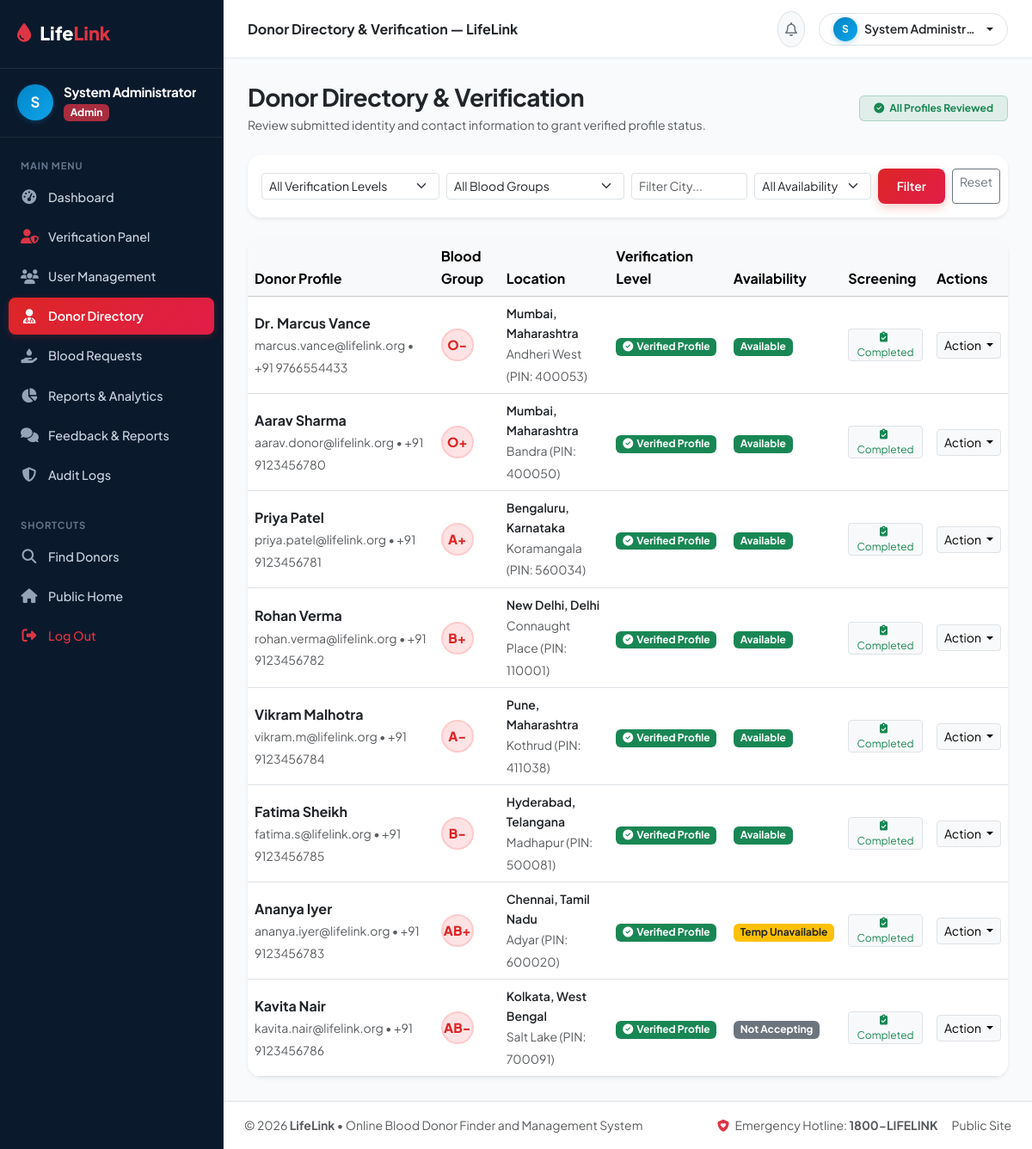
/admin/donors.php (signed in), run on the app's committed database.
### tables this page shows
CREATE TABLE IF NOT EXISTS `donors` (
  `donor_id` INT AUTO_INCREMENT PRIMARY KEY,
  `user_id` INT UNIQUE NOT NULL,
  `blood_group` ENUM('A+', 'A-', 'B+', 'B-', 'AB+', 'AB-', 'O+', 'O-') NOT NULL,
  `date_of_birth` DATE NULL,
  `gender` ENUM('Male', 'Female', 'Other') DEFAULT 'Male',
  `state` VARCHAR(100) NOT NULL,
  `city` VARCHAR(100) NOT NULL,
  `area` VARCHAR(100) NULL,
  `pin_code` VARCHAR(20) NOT NULL,
  `availability` ENUM('Available', 'Temporarily Unavailable', 'Not Accepting Requests') DEFAULT 'Available',
  `last_donation_date` DATE NULL,
  `profile_description` TEXT NULL,
  `badges` VARCHAR(255) DEFAULT 'First Donation',
  `hide_phone` TINYINT(1) DEFAULT 0,
  `screening_completed` TINYINT(1) DEFAULT 0,
  `screening_answers` TEXT NULL,
  `screening_date` TIMESTAMP NULL,
  `verification_notes` TEXT NULL,
  `created_at` TIMESTAMP DEFAULT CURRENT_TIMESTAMP,
  `updated_at` TIMESTAMP DEFAULT CURRENT_TIMESTAMP ON UPDATE CURRENT_TIMESTAMP,
  CONSTRAINT `fk_donors_user` FOREIGN KEY (`user_id`) REFERENCES `users` (`user_id`) ON DELETE CASCADE
);

CREATE TABLE IF NOT EXISTS `users` (
  `user_id` INT AUTO_INCREMENT PRIMARY KEY,
  `full_name` VARCHAR(100) NOT NULL,
  `email` VARCHAR(100) UNIQUE NOT NULL,
  `phone` VARCHAR(20) NOT NULL,
  `password` VARCHAR(255) NOT NULL,
  `role` ENUM('donor', 'requester', 'admin') NOT NULL DEFAULT 'donor',
  `account_status` ENUM('active', 'deactivated', 'suspended') DEFAULT 'active',
  `verification_status` ENUM('unverified', 'pending', 'verified', 'rejected') DEFAULT 'pending',
  `created_at` TIMESTAMP DEFAULT CURRENT_TIMESTAMP,
  `updated_at` TIMESTAMP DEFAULT CURRENT_TIMESTAMP ON UPDATE CURRENT_TIMESTAMP
);

### admin/donors.php (the view, shortened to what this page needs)
<?php
require_once __DIR__ . '/../includes/functions.php';
require_once __DIR__ . '/../includes/auth.php';
$city = trim($_GET['city'] ?? '');
$sql = "SELECT d.*, u.full_name, u.email, u.phone, u.verification_status, u.account_status,
        (SELECT COUNT(*) FROM donations dn WHERE dn.donor_id = d.donor_id AND dn.verification_status = 'Verified') as total_donations
        FROM donors d
        JOIN users u ON d.user_id = u.user_id
        WHERE 1=1";
$params = [];
$sql .= " ORDER BY (u.verification_status = 'pending') DESC, (d.availability = 'Available') DESC, d.created_at DESC";
$stmt = $db->prepare($sql);
$stmt->execute($params);
$donors = $stmt->fetchAll();
$pendingCount = 0;
try {
    $pendingCount = (int)$db->query("SELECT COUNT(*) FROM users WHERE role = 'donor' AND verification_status = 'pending'")->fetchColumn();
} catch (Exception $e) {}
require_once __DIR__ . '/../includes/header.php';
?>
<div class="dashboard-layout">
    <?php require_once __DIR__ . '/../includes/dashboard_sidebar.php'; ?>
    <div class="dashboard-main">
        <?php require_once __DIR__ . '/../includes/dashboard_topbar.php'; ?>
        <div class="dashboard-body">
            <div class="d-flex flex-wrap justify-content-between align-items-center mb-4">
                <div>
                    <h3 class="fw-bold mb-1 text-dark">Donor Directory & Verification</h3>
                    <p class="text-muted small mb-0">
                        Review submitted identity and contact information to grant verified profile status.
                    </p>
                </div>
                <div>
                    <?php if ($pendingCount > 0): ?>
                        <a href="?verification=pending" class="btn btn-warning btn-sm text-dark fw-bold">
                            <i class="fa-solid fa-clock me-1"></i> <?= $pendingCount ?> Pending Review
                        </a>
                    <?php else: ?>
                        <span class="badge bg-success bg-opacity-10 text-success border border-success border-opacity-25 px-3 py-2">
                            <i class="fa-solid fa-circle-check me-1"></i> All Profiles Reviewed
                        </span>
                    <?php endif; ?>
                </div>
            </div>
            <div class="card border-0 shadow-sm rounded-4 p-3 bg-white mb-4">
                <form method="GET" action="" class="row g-2 align-items-center">
                    <div class="col-md-3">
                        <select name="verification" class="form-select form-select-sm">
                            <option value="">All Verification Levels</option>
                        </select>
                    </div>
                    <div class="col-md-3">
                        <select name="blood_group" class="form-select form-select-sm">
                            <option value="">All Blood Groups</option>
                        </select>
                    </div>
                    <div class="col-md-2">
                        <input type="text" name="city" class="form-control form-control-sm" placeholder="Filter City..." value="<?= htmlspecialchars($city) ?>">
                    </div>
                    <div class="col-md-2">
                        <select name="availability" class="form-select form-select-sm">
                            <option value="">All Availability</option>
                        </select>
                    </div>
                    <div class="col-md-2 d-flex gap-2">
                        <button type="submit" class="btn btn-lifelink-red btn-sm flex-grow-1">Filter</button>
                        <a href="<?= BASE_URL ?>/admin/donors.php" class="btn btn-outline-secondary btn-sm">Reset</a>
                    </div>
                </form>
            </div>
            <div class="card border-0 shadow-sm rounded-4 bg-white overflow-hidden">
                <div class="table-responsive">
                    <table class="table table-hover align-middle mb-0">
                        <thead class="table-light">
                            <tr>
                                <th>Donor Profile</th>
                                <th>Blood Group</th>
                                <th>Location</th>
                                <th>Verification Level</th>
                                <th>Availability</th>
                                <th>Screening</th>
                                <th>Actions</th>
                            </tr>
                        </thead>
                        <tbody>
                            <?php if (empty($donors)): ?>
                                <tr>
                                    <td colspan="7" class="text-center py-5 text-muted">No donors found matching criteria.</td>
                                </tr>
                            <?php else: ?>
                                <?php foreach ($donors as $d): ?>
                                    <tr class="<?= $d['verification_status'] === 'pending' ? 'table-warning table-opacity-10' : '' ?>">
                                        <td>
                                            <strong class="d-block text-dark"><?= htmlspecialchars($d['full_name']) ?></strong>
                                            <small class="text-muted"><?= htmlspecialchars($d['email']) ?> &bull; <?= htmlspecialchars($d['phone']) ?></small>
                                        </td>
                                        <td>
                                            <span class="blood-badge" style="width: 38px; height: 38px; font-size: 0.95rem;"><?= htmlspecialchars($d['blood_group']) ?></span>
                                        </td>
                                        <td>
                                            <small class="d-block text-dark fw-semibold"><?= htmlspecialchars($d['city']) ?>, <?= htmlspecialchars($d['state']) ?></small>
                                            <small class="text-muted"><?= htmlspecialchars($d['area'] ?? '') ?> (PIN: <?= htmlspecialchars($d['pin_code']) ?>)</small>
                                        </td>
                                        <td>
                                            <?= getVerificationBadge($d['verification_status']) ?>
                                        </td>
                                        <td>
                                            <?php if ($d['availability'] === 'Available'): ?>
                                                <span class="badge bg-success">Available</span>
                                            <?php elseif ($d['availability'] === 'Temporarily Unavailable'): ?>
                                                <span class="badge bg-warning text-dark">Temp Unavailable</span>
                                            <?php else: ?>
                                                <span class="badge bg-secondary">Not Accepting</span>
                                            <?php endif; ?>
                                        </td>
                                        <td>
                                            <?php if (!empty($d['screening_completed'])): ?>
                                                <button type="button" class="btn btn-light btn-sm border text-success py-0 px-2" data-bs-toggle="modal" data-bs-target="#screeningModal<?= $d['donor_id'] ?>" style="font-size: 0.75rem;">
                                                    <i class="fa-solid fa-clipboard-check me-1"></i>Completed
                                                </button>
                                            <?php else: ?>
                                                <span class="badge bg-light text-muted border" style="font-size: 0.75rem;">Pending</span>
                                            <?php endif; ?>
                                        </td>
                                        <td>
                                            <div class="dropdown">
                                                <button class="btn btn-light btn-sm border dropdown-toggle" type="button" data-bs-toggle="dropdown">
                                                    Action
                                                </button>
                                            </div>
                                        </td>
                                    </tr>
                                <?php endforeach; ?>
                            <?php endif; ?>
                        </tbody>
                    </table>
                </div>
            </div>
<?php require_once __DIR__ . '/../includes/dashboard_footer.php'; ?>

### includes/functions.php (shortened to what this page needs)
<?php
function getVerificationBadge($status) {
    switch (strtolower((string)$status)) {
        case 'verified':
            return '<span class="badge bg-success text-white"><i class="fa-solid fa-circle-check me-1"></i>Verified Profile</span>';
    }
}

### assets/css/style.css (style rules this page uses)
:root { --primary-red: #DC2626; --primary-red-hover: #B91C1C; --primary-crimson: #E11D48; --primary-dark: #0B192C; --navy-slate: #1E293B; --navy-blue: #1E3A5F; --accent-cyan: #0284C7; --accent-sky: #0EA5E9; --text-primary: #0F172A; --text-muted: #64748B; --bg-light: #F8FAFC; --bg-card: #FFFFFF; --border-color: #E2E8F0; --badge-red-bg: #FEE2E2; --badge-red-text: #DC2626; --badge-cyan-bg: #E0F2FE; --badge-cyan-text: #0284C7; --shadow-sm: 0 2px 8px rgba(15, 23, 42, 0.05); --shadow-md: 0 8px 24px rgba(15, 23, 42, 0.08); --shadow-lg: 0 16px 36px rgba(15, 23, 42, 0.12); --radius-sm: 8px; --radius-md: 12px; --radius-lg: 18px; }
body { font-family: 'Plus Jakarta Sans', system-ui, -apple-system, sans-serif; color: var(--text-primary); background-color: var(--bg-light); line-height: 1.6; overflow-x: hidden; }
h1, h2, h3, h4, h5, h6 { font-weight: 700; color: var(--navy-slate); letter-spacing: -0.02em; }
a { text-decoration: none; color: var(--accent-cyan); transition: all 0.2s ease; }
.btn-lifelink-red { background: linear-gradient(135deg, var(--primary-red), var(--primary-crimson)); color: #FFFFFF; font-weight: 600; border: none; padding: 10px 22px; border-radius: var(--radius-sm); box-shadow: 0 4px 12px rgba(220, 38, 38, 0.25); transition: all 0.2s ease; }
.blood-badge { width: 56px; height: 56px; border-radius: 50%; background: linear-gradient(135deg, #FEE2E2, #FFE4E6); color: var(--primary-red); font-weight: 800; font-size: 1.4rem; display: flex; align-items: center; justify-content: center; border: 2px solid #FECACA; }

### assets/css/dashboard.css (style rules this page uses)
:root { --primary-red: #DC2626; --primary-red-hover: #B91C1C; --primary-crimson: #E11D48; --primary-dark: #0B192C; --navy-slate: #1E293B; --navy-blue: #1E3A5F; --accent-cyan: #0284C7; --accent-sky: #0EA5E9; --text-primary: #0F172A; --text-muted: #64748B; --bg-light: #F8FAFC; --border-color: #E2E8F0; --shadow-sm: 0 1px 3px rgba(15, 23, 42, 0.06); --shadow-md: 0 4px 14px rgba(15, 23, 42, 0.06); --shadow-lg: 0 10px 28px rgba(15, 23, 42, 0.08); }
.dashboard-layout { display: flex; min-height: 100vh; background-color: #F8FAFC; }
.dashboard-main { flex-grow: 1; display: flex; flex-direction: column; min-width: 0; background-color: #F8FAFC; }
.dashboard-body { padding: 28px; flex-grow: 1; }

### data on the page
donors: user.full_name "Dr. Marcus Vance", user.email "marcus.vance@lifelink.org", user.phone "+91 9766554433", blood_group "O-", city "Mumbai", state "Maharashtra", area "Andheri West", pin_code "400053", availability "Available"
donors: user.full_name "Aarav Sharma", user.email "aarav.donor@lifelink.org", user.phone "+91 9123456780", blood_group "O+", city "Mumbai", state "Maharashtra", area "Bandra", pin_code "400050", availability "Available"
donors: user.full_name "Priya Patel", user.email "priya.patel@lifelink.org", user.phone "+91 9123456781", blood_group "A+", city "Bengaluru", state "Karnataka", area "Koramangala", pin_code "560034", availability "Available"
donors: user.full_name "Rohan Verma", user.email "rohan.verma@lifelink.org", user.phone "+91 9123456782", blood_group "B+", city "New Delhi", state "Delhi", area "Connaught Place", pin_code "110001", availability "Available"
donors: user.full_name "Vikram Malhotra", user.email "vikram.m@lifelink.org", user.phone "+91 9123456784", blood_group "A-", city "Pune", state "Maharashtra", area "Kothrud", pin_code "411038", availability "Available"
donors: user.full_name "Fatima Sheikh", user.email "fatima.s@lifelink.org", user.phone "+91 9123456785", blood_group "B-", city "Hyderabad", state "Telangana", area "Madhapur", pin_code "500081", availability "Available"
donors: user.full_name "Ananya Iyer", user.email "ananya.iyer@lifelink.org", user.phone "+91 9123456783", blood_group "AB+", city "Chennai", state "Tamil Nadu", area "Adyar", pin_code "600020", shows "Temp Unavailable"
donors: user.full_name "Kavita Nair", user.email "kavita.nair@lifelink.org", user.phone "+91 9123456786", blood_group "AB-", city "Kolkata", state "West Bengal", area "Salt Lake", pin_code "700091", shows "Not Accepting"

### other printed values
substr($currentUser['full_name'] ?? 'U', 0, 1) "S"
$currentUser['full_name'] "System Administrator"
$role "Admin"
$pageTitle "Donor Directory & Verification — LifeLink"
$currentUser['full_name'] "System Administr…"
